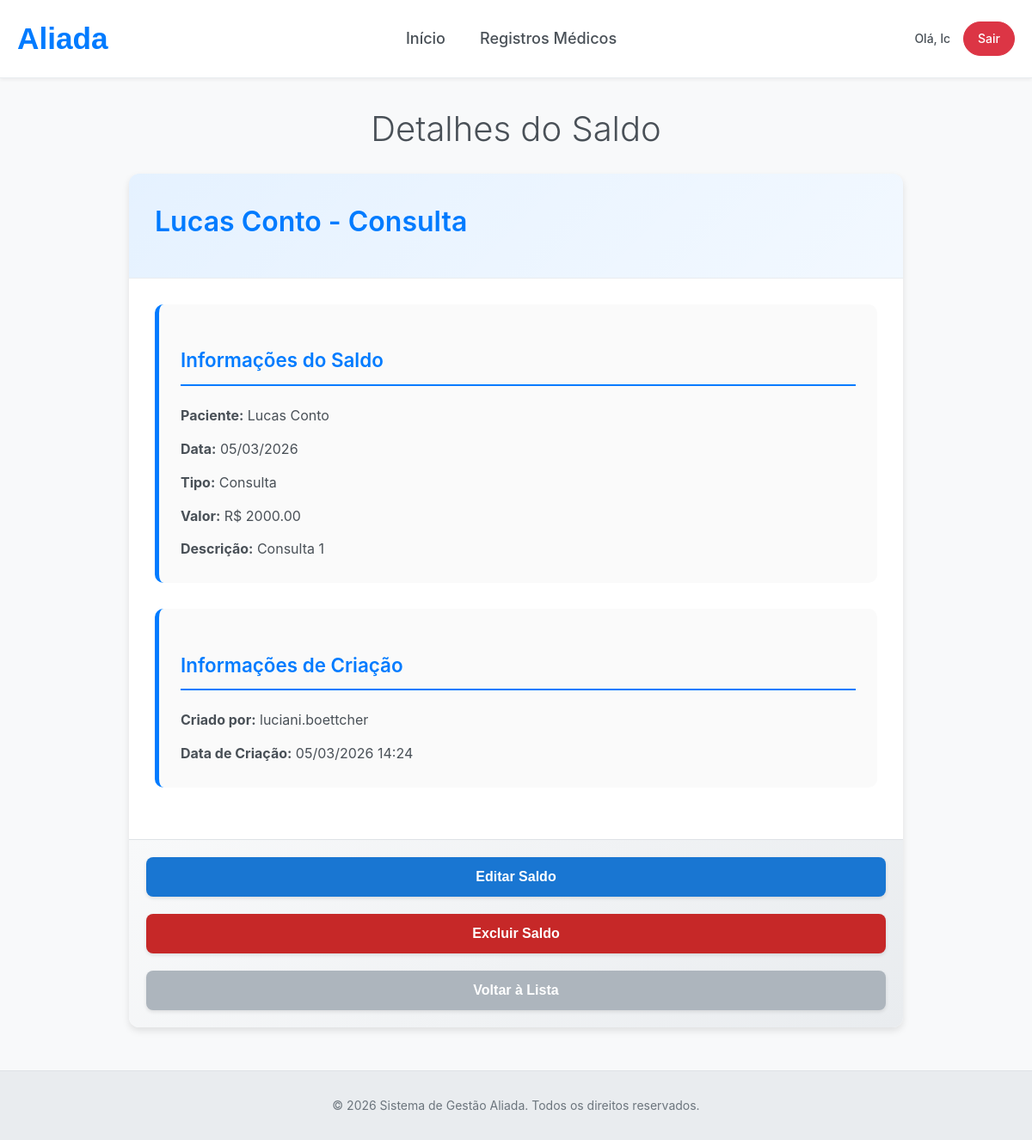
The page /balances/1/ (signed in) on the database its author committed.
### aliada/models.py (models this page shows, shortened)
class Balance(models.Model):
    patient = models.ForeignKey(PatientRecord, on_delete=models.CASCADE, related_name='balances')
    date = models.DateField()
    type = models.CharField(max_length=50)
    amount = models.DecimalField(max_digits=10, decimal_places=2)
    description = models.TextField()
    created_by = models.ForeignKey(User, on_delete=models.SET_NULL, null=True, related_name='created_balances')
    created_at = models.DateTimeField(default=timezone.now)
    updated_by = models.ForeignKey(User, on_delete=models.SET_NULL, null=True, related_name='updated_balances')
    updated_at = models.DateTimeField(auto_now=True)

class PatientRecord(models.Model):
    first_name = models.CharField(max_length=100)
    last_name = models.CharField(max_length=100)
    email = models.EmailField(blank=True, null=True)
    phone = models.CharField(max_length=20, blank=True, null=True)
    age = models.IntegerField(blank=True, null=True, help_text="Age in years")
    weight = models.DecimalField(max_digits=5, decimal_places=2, blank=True, null=True, help_text="Weight in kg")
    height = models.DecimalField(max_digits=5, decimal_places=2, blank=True, null=True, help_text="Height in cm")
    created_by = models.ForeignKey(User, on_delete=models.SET_NULL, null=True, related_name='created_patients')
    created_at = models.DateTimeField(default=timezone.now)
    updated_by = models.ForeignKey(User, on_delete=models.SET_NULL, null=True, related_name='updated_patients')
    updated_at = models.DateTimeField(auto_now=True)

### aliada/groups.py (the view)
        def _wrapped_view(request, *args, **kwargs):
            user = request.user
            if user.is_authenticated:
                if user.groups.filter(name__in=group_names).exists() or user.is_superuser:
                    return view_func(request, *args, **kwargs)
            return render(request, 'core/access_denied.html', status=403)

### aliada/groups.py (called while the page is built)
def group_required(*group_names):
    def decorator(view_func):
        def _wrapped_view(request, *args, **kwargs):
            user = request.user
            if user.is_authenticated:
                if user.groups.filter(name__in=group_names).exists() or user.is_superuser:
                    return view_func(request, *args, **kwargs)
            return render(request, 'core/access_denied.html', status=403)
        return _wrapped_view
    return decorator

### aliada/views.py (called while the page is built)
@group_required('Administrador')
def balance_detail(request, pk):
    balance = get_object_or_404(Balance, pk=pk)
    return render(request, 'core/balance/balance_detail.html', {'balance': balance})

### aliada/templates/core/balance/balance_detail.html (shortened to what this page needs)
{% extends "core/base.html" %}
{% block content %}
    <div class="record-container">
        <h1>Detalhes do Saldo</h1>
        <div class="record-card">
            <div class="record-header">
                <h2>{{ balance.patient.first_name }} {{ balance.patient.last_name }} - {{ balance.type }}</h2>
            </div>
            <div class="record-body">
                <div class="record-section">
                    <h3>Informações do Saldo</h3>
                    <p><strong>Paciente:</strong> {{ balance.patient.first_name }} {{ balance.patient.last_name }}</p>
                    <p><strong>Data:</strong> {{ balance.date|date:"d/m/Y" }}</p>
                    <p><strong>Tipo:</strong> {{ balance.type }}</p>
                    <p><strong>Valor:</strong> R$ {{ balance.amount }}</p>
                    <p><strong>Descrição:</strong> {{ balance.description }}</p>
                </div>
                <div class="record-section">
                    <h3>Informações de Criação</h3>
                    <p><strong>Criado por:</strong> {{ balance.created_by.username|default:"N/A" }}</p>
                    <p><strong>Data de Criação:</strong> {{ balance.created_at|date:"d/m/Y H:i" }}</p>
                </div>
            </div>
            <div class="record-actions">
                <button type="button" size="small" class="edit-link" onclick="window.location.href='{% url 'balance_update' pk=balance.pk %}'">Editar Saldo</button>
                <button type="button" size="small" class="delete-link" onclick="window.location.href='{% url 'balance_delete' pk=balance.pk %}'">Excluir Saldo</button>
                <button type="button" size="small" class="back-link" onclick="window.location.href='{% url 'balance_list' %}'">Voltar à Lista</button>
            </div>
        </div>
    </div>
{% endblock %}

### aliada/templates/core/partials/_header.html
    <header class="main-header">
        <div class="header-container">
            <div class="header-logo">
                <h1>Aliada</h1>
            </div>
            <nav class="header-nav">
                <ul class="nav-list">
                    <li class="nav-item"><a href="{% url 'home' %}">Início</a></li>
                    {% if user.is_authenticated %}
                        <li class="nav-item"><a href="{% url 'record_list' %}">Registros Médicos</a></li>
                    {% endif %}
                </ul>
            </nav>
            <div class="header-user">
                {% if user.is_authenticated %}
                    <span class="user-greeting">Olá, {{ user.first_name|default:user.username }}</span>
                    <a href="{% url 'logout' %}" class="btn-logout">Sair</a>
                {% else %}
                    <a href="{% url 'login' %}" class="btn-login">Entrar</a>
                {% endif %}
            </div>
        </div>
    </header>

### aliada/static/core/style.css (style rules this page uses)
body { font-family: -apple-system, BlinkMacSystemFont, 'Segoe UI', Roboto, 'Helvetica Neue', Arial, sans-serif; background-color: #f8f9fa; margin: 0; padding: 0; color: #212529; line-height: 1.6; --primary-color: #007bff; --primary-dark: #0056b3; --secondary-color: #17a2b8; --success-color: #28a745; --danger-color: #dc3545; --light-color: #f8f9fa; --dark-color: #343a40; --gray-color: #6c757d; --border-radius: 12px; --box-shadow: 0 4px 6px rgba(0,0,0,0.1); --transition: all 0.3s ease; }
h1 { color: #495057; text-align: center; margin-bottom: 20px; font-weight: 300; font-size: 2.5em; }
button { background-color: var(--primary-color); color: white; padding: 14px 28px; border: none; border-radius: 8px; cursor: pointer; font-size: 16px; font-weight: 600; width: 100%; transition: var(--transition); box-shadow: 0 2px 4px rgba(0,0,0,0.1); }
.edit-link { background-color: #1976d2; }
.delete-link { background-color: #c62828; }
.back-link { background-color: #adb5bd; }
.main-header { background-color: #fff; border-bottom: 1px solid #e9ecef; box-shadow: 0 2px 4px rgba(0,0,0,0.05); position: sticky; top: 0; z-index: 1000; }
.header-container { max-width: 1200px; margin: 0 auto; padding: 0 20px; display: flex; align-items: center; justify-content: space-between; height: 90px; }
.header-logo h1 { margin: 0; font-size: 2.2em; font-weight: 700; color: #007bff; font-family: 'Poppins', sans-serif; }
.header-nav .nav-list { list-style: none; padding: 0; margin: 0; display: flex; gap: 40px; }
.nav-item a { text-decoration: none; color: #495057; font-weight: 500; font-size: 18px; transition: color 0.3s ease; padding: 15px 0; position: relative; }
.nav-item a::after { content: ''; position: absolute; width: 0; height: 2px; bottom: 0; left: 0; background-color: #007bff; transition: width 0.3s ease; }
.header-user { display: flex; align-items: center; gap: 15px; }
.user-greeting { font-size: 14px; color: #495057; font-weight: 500; }
.btn-login, .btn-logout { padding: 8px 16px; border-radius: 20px; font-weight: 500; text-decoration: none; transition: all 0.3s ease; font-size: 14px; }
.btn-logout { background-color: #dc3545; color: #fff; border: 1px solid #dc3545; }
.record-container { max-width: 900px; margin: 0 auto; padding: 0 20px; }
.record-card { background-color: white; border-radius: var(--border-radius); box-shadow: var(--box-shadow); overflow: hidden; margin-bottom: 20px; }
.record-header { background: linear-gradient(135deg, rgba(0, 123, 255, 0.1) 0%, rgba(0, 123, 255, 0.05) 100%); padding: 30px; border-bottom: 1px solid #e9ecef; }
.record-header h2 { margin: 0 0 10px 0; color: var(--primary-color); font-size: 2em; font-weight: 600; }
.record-body { padding: 30px; }
.record-section { margin-bottom: 30px; padding: 25px; background-color: #fafafa; border-radius: 10px; border-left: 5px solid var(--primary-color); transition: all 0.3s ease; }
.record-section h3 { color: var(--primary-color); border-bottom: 2px solid var(--primary-color); padding-bottom: 10px; margin-bottom: 20px; font-size: 1.4em; font-weight: 600; }
.record-section p { line-height: 1.8; color: #495057; margin: 0 0 10px 0; font-size: 1em; }
.record-section p:last-child { margin-bottom: 0; }
.record-actions { padding: 20px; background: linear-gradient(135deg, #f8f9fa 0%, #e9ecef 100%); border-top: 1px solid #dee2e6; display: flex; gap: 20px; flex-wrap: wrap; justify-content: center; }
.record-card { background-color: white; border-radius: 12px; box-shadow: 0 4px 8px rgba(0,0,0,0.1); overflow: hidden; transition: transform 0.3s ease, box-shadow 0.3s ease; }

### rows shown on the page
Balance: patient.first_name "Lucas", patient.last_name "Conto", type "Consulta", date "05/03/2026", amount "2000.00", description "Consulta 1", created_by.username "luciani.boettcher", created_at "05/03/2026 14:24"

### other values the page prints
{{ user.first_name|default:user.username }} "lc"
